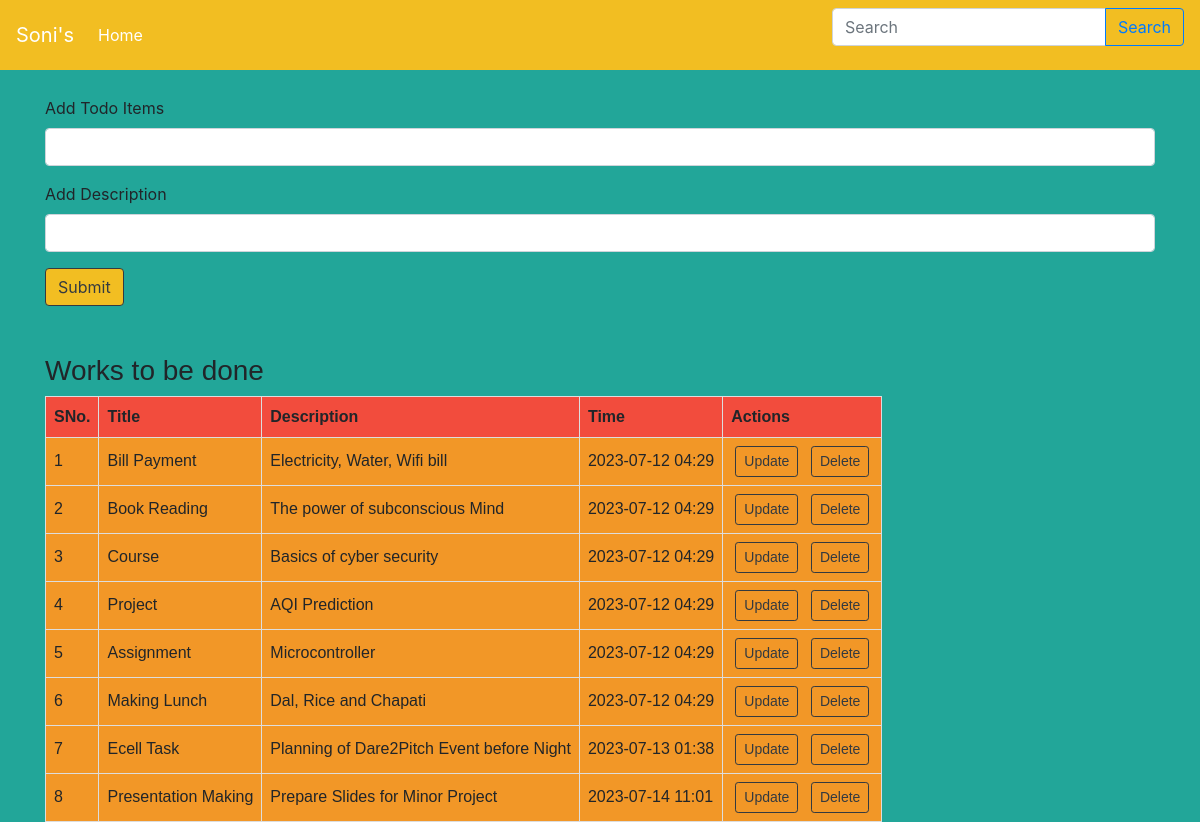
The page / on the database its author committed.
### Flask1.py (models this page shows, shortened)
class Todo(db.Model):
    sno = db.Column(db.Integer, primary_key=True)
    title = db.Column(db.String(200), nullable=False)
    desc = db.Column(db.String(500), nullable=False)
    date_created = db.Column(db.DateTime, default=datetime.now())
    def formatted_date(self):
        return self.date_created.strftime("%Y-%m-%d %H:%M") #string from time

### Flask1.py (the view)
@app.route('/',methods=["GET","POST"])
def hello_world():
    if request.method =='POST':
        title= request.form["title"]
        desc= request.form["desc"]
        todo = Todo(title=title,desc=desc)
        db.session.add(todo)
        db.session.commit()
    allTodo= Todo.query.all()
    return render_template("index.html", allTodo=allTodo)

### templates/index.html (shortened to what this page needs)
{% extends 'base.html' %}
{% block body %}
<body>
  <div class="container">
    <form action="/" method="POST">
      <div class="mb-3">
        <label for="main" class="form-label">Add Todo Items</label>
        <input type="text" class="form-control" id="main" name="title" >
      </div>
      <div class="mb-3">
        <label for="desc" class="form-label">Add Description</label>
        <input type="text" class="form-control" name="desc" id="desc">
      </div>
      <button type="submit" class="btn btn-outline-dark " style="background-color: #F2BE22;">Submit</button>
    </form>
  </div><br>
  <div class="container" id="table">
    <h3>Works to be done</h3>
    {% if allTodo|length==0 %}
    No Record
    {% else %}
    <table>
      <thead>
        <tr>
          <th>SNo.</th>
          <th>Title</th>
          <th>Description</th>
          <th>Time</th>
          <th>Actions</th>
        </tr>
      </thead>
      <tbody>
        {% for todo in allTodo%}
        <tr>
          <td>{{loop.index}}</td>
          <td>{{todo.title}}</td>
          <td>{{todo.desc}}</td>
          <td>{{todo.formatted_date()}}</td>
          <td>
            <a href="/update/{{todo.sno}}" type="button" class="btn btn-outline-dark btn-sm mx-1">Update</a>
            <a href="/delete/{{todo.sno}}" type="button" class="btn btn-outline-dark btn-sm mx-1">Delete</a>
          </td>
        </tr>
        {% endfor %}
      </tbody>
    </table>
    {% endif %}
  </div>
</body>
</html>
{% endblock body %}

### templates/base.html (shortened to what this page needs)
<!doctype html>
<html lang="en">
<head>
  <link rel="stylesheet" href="https://cdn.jsdelivr.net/npm/bootstrap@4.3.1/dist/css/bootstrap.min.css"
>
  <link rel="stylesheet" href="{{ url_for('static', filename='css/style.css') }}">
</head>
<body>
  <nav class="navbar  navbar-expand navbar-dark fixed-top " id="navbar1">
    <a class="navbar-brand" href="#">Soni's</a>
       <ul class="navbar-nav mr-auto">
        <li class="nav-item active">
          <a class="nav-link" href="/">Home</a>
        </li>
      </ul>
      <form  action="/search" method="POST">
        <div class="input-group mb-3" >
          <input type="text" class="form-control" placeholder="Search" name="search" >
          <div class="input-group-append">
            <button class="btn btn-outline-primary" type="submit" id="search-btn">Search</button>
          </div></form>
  </nav>
  {% block body %}
  {% endblock body %}
</body>
</html>

### static/css/style.css (style rules this page uses)
body { background: #22A699; margin-top: 12vh; }
#navbar1 { background-color: #F2BE22; position: fixed; top: 0; width: 100%; }
td { background-color: #F29727; }
th { background-color: #F24C3D; text-align: left; }
#table { border-collapse: collapse; width: 100%; margin-top: 2%; border-collapse: collapse; font-family: arial, sans-serif; }
td, th { border: 1px solid #dddddd; text-align: left; padding: 8px; }

### rows shown on the page
Todo: title "Bill Payment", desc "Electricity, Water, Wifi bill", formatted_date "2023-07-12 04:29"
Todo: title "Book Reading", desc "The power of subconscious Mind", formatted_date "2023-07-12 04:29"
Todo: title "Course", desc "Basics of cyber security", formatted_date "2023-07-12 04:29"
Todo: title "Project", desc "AQI Prediction", formatted_date "2023-07-12 04:29"
Todo: title "Assignment", desc "Microcontroller", formatted_date "2023-07-12 04:29"
Todo: title "Making Lunch", desc "Dal, Rice and Chapati", formatted_date "2023-07-12 04:29"
Todo: title "Ecell Task", desc "Planning of Dare2Pitch Event before Night", formatted_date "2023-07-13 01:38"
Todo: title "Presentation Making", desc "Prepare Slides for Minor Project", formatted_date "2023-07-14 11:01"
